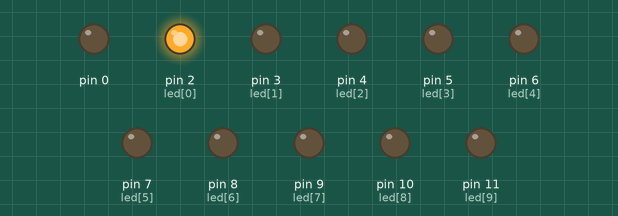
Recording of a sketch running on a simulated Arduino Uno, built with avr-gcc and run on an emulated ATmega328P. On the bench: output pins drawn as LEDs (lit = HIGH).

Above: at 0.1 s.
At 0.5 s:
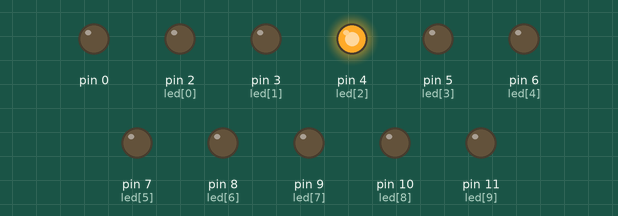
At 1.3 s:
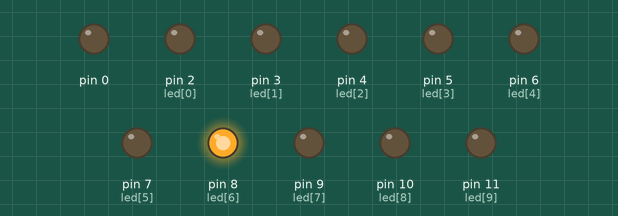
At 2.4 s:
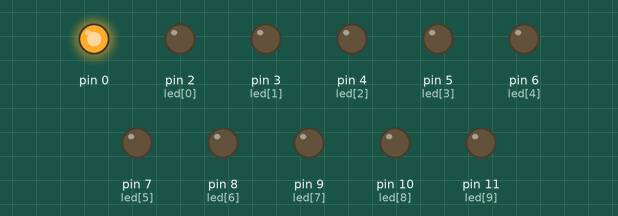
At 4.1 s:
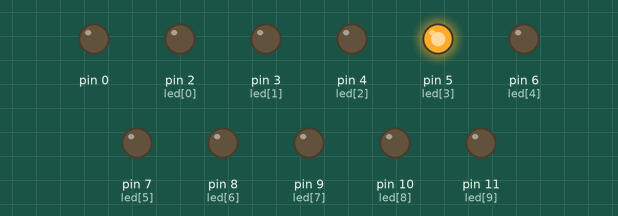
At 5.7 s:
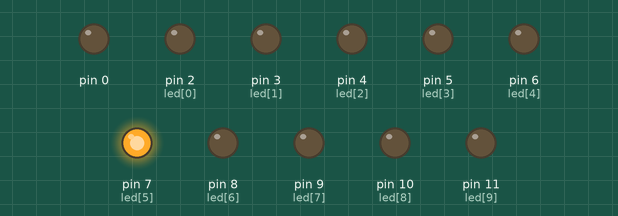
Timing chart, 0 to 6.0 s (numbered marks = the images above):
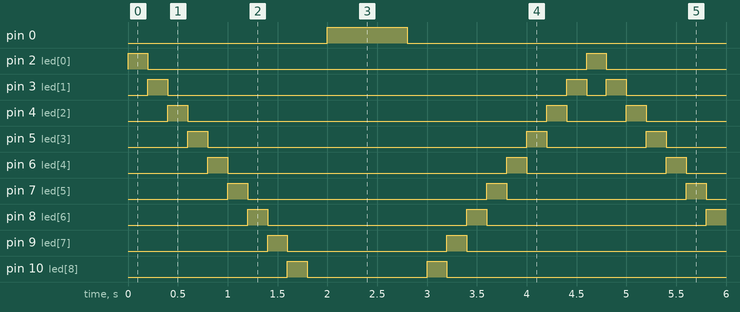

Measured:
- by itself, pin 0: alternates HIGH for 0.80 s and LOW for 3.8 s
- by itself, pin 2 (led[0]): alternates HIGH for 0.20 s and LOW for 4.4 s
- by itself, pin 3 (led[1]): repeats every 4.6 s: LOW 4.0 s, HIGH 0.20 s, LOW 0.20 s, HIGH 0.20 s
- by itself, pin 4 (led[2]): repeats every 4.6 s: LOW 3.6 s, HIGH 0.20 s, LOW 0.60 s, HIGH 0.20 s
- by itself, pin 5 (led[3]): repeats every 4.6 s: LOW 3.2 s, HIGH 0.20 s, LOW 1.0 s, HIGH 0.20 s
- by itself, pin 6 (led[4]): repeats every 4.6 s: LOW 2.8 s, HIGH 0.20 s, LOW 1.4 s, HIGH 0.20 s
- by itself, pin 7 (led[5]): repeats every 4.6 s: LOW 2.4 s, HIGH 0.20 s, LOW 1.8 s, HIGH 0.20 s
- by itself, pin 8 (led[6]): alternates HIGH for 0.20 s and LOW for 2.1 s

The sketch:

8_Led_Knight_Rider.ino
```cpp
int led[] = {2, 3, 4, 5, 6, 7, 8, 9, 10, 11 };
void setup() {
  // put your setup code here, to run once:
  for (int i = 0; i < 12; i++) {
    pinMode(led[i], OUTPUT);
  }
}

void loop() {
  // put your main code here, to run repeatedly:
  for(int i=0; i<12; i++)
  {
    digitalWrite(led[i], HIGH);
    delay(200);
    digitalWrite(led[i], LOW);

  }
    for(int i=11; i>0; i--)
  {
    digitalWrite(led[i], HIGH);
    delay(200);
    digitalWrite(led[i], LOW);

  }
}
```
